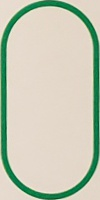
#> input picture image-data/all-shapes/green-outline-capsule.jpg, 100 x 200 px
$ python find_shapes.py image-data/all-shapes/green-outline-capsule.jpg   (older library calls are emulated)
#> lines starting #> are read from the running program, lines starting #| are printed output that depends on the picture; after the words box and inside, x2 and y2 are one past the last pixel; in counts of white or black regions, pixels touching at a corner belong together
### common.py
#!/usr/bin/env python
"""Common constants/functions shared between modules."""

import os
import shutil
import cv2
import numpy as np


#############
# Constants #
#############

CARD_FINDER_OUT_DIR = "finder-out"
PROCESS_CARD_OUT_DIR = "process-out"
SHAPES_OUT_DIR = "shapes-out"
SOLVE_OUT = "solve-out"

IM_DATA_DIR = "image-data"

# sample images of set games
SET_GAMES_DIR = os.path.join(IM_DATA_DIR, "set-games")

# individual card images from these games cut out and labeled
SET_GAME_CARDS_DIR = os.path.join(IM_DATA_DIR, "set-game-cards")

GAME_FILE_FMT = os.path.join(SET_GAMES_DIR, "setgame{}.jpg")

# all cards labeled
ALL_CARDS_LABELED_DIR = os.path.join(IM_DATA_DIR, "all-cards", "labeled")
ALL_SHAPES_DIR = os.path.join(IM_DATA_DIR, "all-shapes")

# the 4 possible attributes of a card
CARD_ATTRS = {
    "color": ["red", "green", "purple"],
    "number": ["single", "double", "triple"],
    "shade": ["solid", "stripes", "outline"],
    "shape": ["diamond", "squiggle", "capsule"],
}

# size of stored card images
CARD_WIDTH = 450
CARD_HEIGHT = 300


#############
# Functions #
#############


def game_img_filename(n):
    return GAME_FILE_FMT.format(n)


# [4 lines left out: function clean_make_dir, not called in this run]


def write_im(im, filename, out_dir=PROCESS_CARD_OUT_DIR, print_path=False):
    if not os.path.exists(out_dir):
        os.mkdir(out_dir)
    """Write image to given path and filename."""
    out_path = os.path.join(out_dir, filename)
    cv2.imwrite(out_path, im)
    if print_path:
        print(out_path)
    return out_path


# [10 lines left out: function display_im, not called in this run]


def jpgs_in_dir(dir):
    return [f for f in os.listdir(dir) if f[-4:] == ".jpg"]


def mean(ns):
    return sum(ns) / (len(ns) or 1)


def median(ns):
    return ns[len(ns) // 2]


# [14 lines left out: function shrink, not called in this run]


def rectify(h, portrait=False):
    """Ensure the 4 points for each card we find have identical ordering."""
    h = h.reshape((4, 2))
    hnew = np.zeros((4, 2), dtype=np.float32)

    # crude auto rotation to put all cards in landscape orientation
    # will not do well with warped perspective, birds-eye only
    xs = [p[0] for p in h]
    ys = [p[1] for p in h]
    width = max(xs) - min(xs)
    height = max(ys) - min(ys)

    # rotates the points based on whether we want portrait or landscape output,
    # and simple check of height > width to determine orientation of original
    correct_orientation = (height > width) if portrait else (not height > width)
    top_l, top_r, bot_r, bot_l = (0, 2, 1, 3) if correct_orientation else (1, 3, 2, 0)

    # point order is clockwise from top left
    add = h.sum(1)
    hnew[top_l] = h[np.argmin(add)]
    hnew[top_r] = h[np.argmax(add)]
    diff = np.diff(h, axis=1)
    hnew[bot_r] = h[np.argmin(diff)]
    hnew[bot_l] = h[np.argmax(diff)]

    return hnew


def scale_points(points, scale):
    """Scale a list of points outwards from the center. `scale` arg can either
  be an float or tuples of floats, for (xscale, yscale).
  """
    if type(scale) == tuple:
        xscale = scale[0]
        yscale = scale[1]
    else:
        xscale = scale
        yscale = scale

    # get center of points
    xs = [p[0] for p in points]
    ys = [p[1] for p in points]
    midx = max(xs) - ((max(xs) - min(xs)) / 2)
    midy = max(ys) - ((max(ys) - min(ys)) / 2)

    # push points outward
    for point in points:
        x = point[0]
        y = point[1]
        xdist = x - midx
        ydist = y - midy
        newx = midx + xdist * xscale
        newy = midy + ydist * yscale
        point[0] = newx
        point[1] = newy
    return points


# [18 lines left out: functions label_to_dict, keypoints_card, not called in this run]

### find_shapes.py
#!/usr/bin/env python
"""Find shapes in a card image."""

import os
import sys
import cv2
import numpy as np
from common import (
  SHAPES_OUT_DIR,
  display_im,
  write_im,
  clean_make_dir,
  rectify,
  scale_points
)

# min channel cutoff for the threshold filter
THRESH_MIN = 180

OUT_WIDTH = 100
OUT_HEIGHT = 200

def find_shapes(card_file,
                out_w=OUT_WIDTH,
                out_h=OUT_HEIGHT,
                display_shapes=False):
  """Given a card image file, cut out and return the 1, 2, or 3 shapes
  on the card. Returns a list of lists of 4 points, corner coordinates of
  each bounding box.
  """
#> called with out_w = 100, out_h = 200, display_shapes = False
  # a lot of this function is the same as card_finder.py's find_cards,
  # TODO refactor for both to inherit from a common function
  orig_im = cv2.imread(card_file, 1)
#> orig_im is the input picture: shape (200, 100, 3); mean B, G, R 182.7, 202.3, 197.5
  im = cv2.imread(card_file, 0)
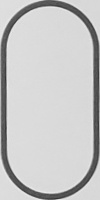
#> im: shape (200, 100); min 51, max 236, mean 198.6
  blur = cv2.GaussianBlur(im,(1,1),1000)
  flag, thresh = cv2.threshold(blur, THRESH_MIN, 255, cv2.THRESH_BINARY)
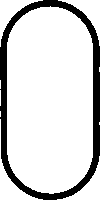
#> thresh: shape (200, 100); 83.9% white; 1 black region, box (x1, y1, x2, y2) and area: (0, 0, 100, 200) 3221
#> flag = 180

  # invert, otherwise RETR_EXTERNAL makes the whole card the largest contour
  thresh = cv2.bitwise_not(thresh)
#> thresh: shape (200, 100); 16.1% white; 1 white region

  # `image` is the thrown away value
  _, contours, hierarchy = cv2.findContours(
    thresh,cv2.RETR_EXTERNAL,cv2.CHAIN_APPROX_SIMPLE)
#> contours = 1 contour; box (x1, y1, x2, y2) and area: (0, 0, 100, 200) 17482

  # sort contours by largest volume
  contours = sorted(contours, key=cv2.contourArea, reverse=True)

  shapes = []
  for i in range(min(3, len(contours))):
    rectangle = cv2.minAreaRect(contours[i])
    corners = cv2.boxPoints(rectangle)
    corners = rectify(corners, portrait=True)
    corners = scale_points(corners, 1.15)

    # writes dots for corners of bounding boxes on original image
    # for point in corners:
      # cv2.circle(orig_im, (point[0], point[1]), 0, (0,255,0), im.shape[0]/100)

    # create an image of just the shape
    h = np.array([
      [0,0],
      [out_w-1,0],
      [out_w-1,out_h-1],
      [0,out_h-1]
    ],np.float32)
    transform = cv2.getPerspectiveTransform(corners,h)
    warp = cv2.warpPerspective(orig_im,transform,(out_w,out_h))
    if display_shapes:
      display_im(warp)
    shapes.append(warp)
#> this loop made 1 pass
#> (rectangle, corners, h, width in rectify, height in rectify) on pass 1: (((49.5, 99.5), (199, 99), -90), [[1.53e-05, 0], [99, 0], [99, 199], [1.53e-05, 199]], [[0, 0], [99, 0], [99, 199], [0, 199]], 99, 199)
#> pass 1, in find_shapes, `warp = cv2.warpPerspective(orig_im,transform,(out_w,out_h))`:
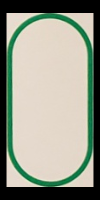
#> warp: shape (200, 100, 3); mean B, G, R 138.1, 153, 149.3
#> after the loop, shapes = 1 item

  return shapes

def write_shape_with_label(shape, input_card_path, out_dir=SHAPES_OUT_DIR):
  """Writes shape to a filename built from a labeled card file, replacing
  its number with 'single'.
  """
  if not os.path.exists(out_dir):
    os.mkdir(out_dir)
  tokens = input_card_path.split('/')[-1].split('-')
  tokens[1] = 'single'
  new_filename = '-'.join(tokens)
  print(new_filename)
  write_im(shape, new_filename, out_dir=out_dir)

def main():
  card_files = sys.argv[1:]
  for card_file in card_files:
    shapes = find_shapes(card_file, display_shapes=False)
#> shapes = 1 item
    # only works with labeled files
    write_shape_with_label(shapes[0], card_file)

if __name__ == "__main__":
  main()

$ run again, on image-data/all-shapes/green-single-outline-diamond.jpg
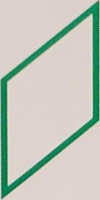
#> input picture image-data/all-shapes/green-single-outline-diamond.jpg, 100 x 200 px
#> in find_shapes, orig_im is the input picture: shape (200, 100, 3); mean B, G, R 187.7, 198.3, 192.1
#> in find_shapes, `flag, thresh = cv2.threshold(blur, THRESH_MIN, 255, cv2.THRESH_BINARY)`:
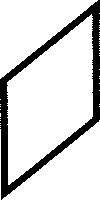
#> thresh: shape (200, 100); 84% white; 1 black region, box (x1, y1, x2, y2) and area: (0, 0, 100, 200) 3190
#> flag = 180
#> contours = 1 contour; box (x1, y1, x2, y2) and area: (0, 0, 100, 200) 11844
#> the loop in find_shapes, `for i in range(min(3, len(contours))):` made 1 pass
#> (rectangle, width in rectify, height in rectify, correct_orientation in rectify, top_l in rectify) on pass 1: (((49.87, 99.34), (201.4, 94.94), -38.97), 216.3, 200.5, False, 1)
#> pass 1, in find_shapes, `warp = cv2.warpPerspective(orig_im,transform,(out_w,out_h))`:
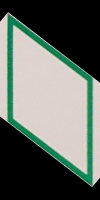
#> warp: shape (200, 100, 3); mean B, G, R 98.3, 105.6, 98.2
#> after the loop in find_shapes, `for i in range(min(3, len(contours))):`: shapes = 1 item
